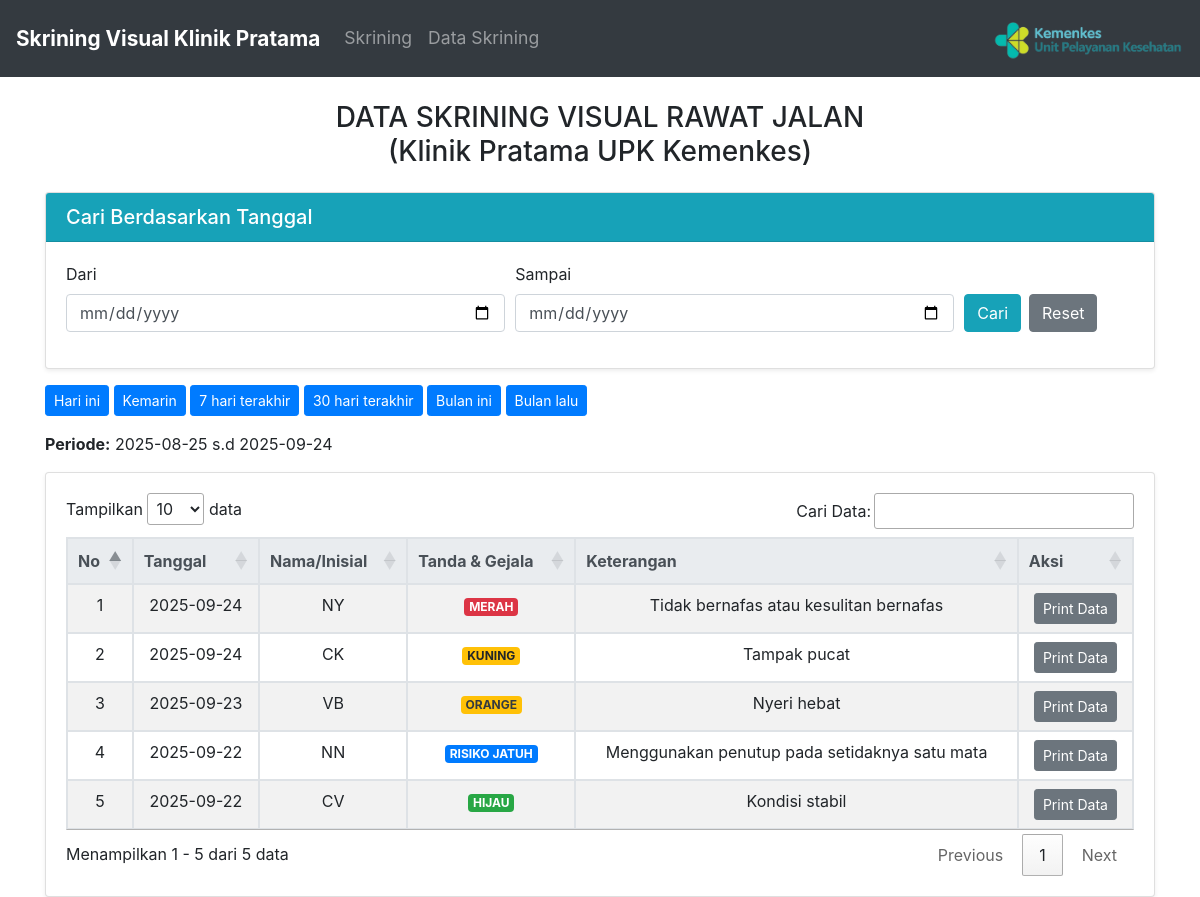
/data-skrining.php?filter=30_hari, run on the app's committed database.
### tables this page shows
CREATE TABLE `skrining` (
  `tanggal` date NOT NULL,
  `nama` varchar(100) NOT NULL,
  `tanda_gejala` enum('1','2','3','4','5') NOT NULL,
  `keterangan` text DEFAULT NULL
);

### data-skrining.php (the view, shortened to what this page needs)
<!DOCTYPE html>
<html lang="en">
<head>
  <link rel="stylesheet" href="https://cdn.jsdelivr.net/npm/bootstrap@4.6.2/dist/css/bootstrap.min.css">
  <link rel="stylesheet" href="https://cdn.datatables.net/1.13.6/css/jquery.dataTables.min.css">
</head>
<body>
<nav class="navbar navbar-expand-md bg-dark navbar-dark">
  <a class="navbar-brand" href="#">Skrining Visual Klinik Pratama</a>
  <div class="collapse navbar-collapse" id="collapsibleNavbar">
    <ul class="navbar-nav">
      <li class="nav-item"><a class="nav-link" href="skrining.php">Skrining</a></li>
      <li class="nav-item"><a class="nav-link" href="data-skrining.php">Data Skrining</a></li>
    </ul>
    <div class="ml-auto">
      <img src="asset/gambar/logo_upk.png" alt="Logo" height="45">
    </div>
  </div>
</nav>
<div class="container mt-4">
  <h3 class="text-center">DATA SKRINING VISUAL RAWAT JALAN <br>(Klinik Pratama UPK Kemenkes)</h3>
  <div class="card shadow-sm mt-4">
    <div class="card-header bg-info text-white">
      <h5 class="mb-0">Cari Berdasarkan Tanggal</h5>
    </div>
    <div class="card-body">
      <form method="GET" action="">
        <div class="form-row">
          <div class="form-group col-md-5">
            <label for="tanggal_awal">Dari</label>
            <input type="date" class="form-control" name="tanggal_awal" id="tanggal_awal" required>
          </div>
          <div class="form-group col-md-5">
            <label for="tanggal_akhir">Sampai</label>
            <input type="date" class="form-control" name="tanggal_akhir" id="tanggal_akhir" required>
          </div>
          <div class="form-group col-md-2 d-flex align-items-end">
            <button class="btn btn-info mr-2" type="submit">Cari</button>
            <a href="data-skrining.php" class="btn btn-secondary">Reset</a>
          </div>
        </div>
      </form>
    </div>
  </div>
  <div class="mt-3">
    <a href="?filter=hari_ini" class="btn btn-sm btn-primary">Hari ini</a>
    <a href="?filter=kemarin" class="btn btn-sm btn-primary">Kemarin</a>
    <a href="?filter=7_hari" class="btn btn-sm btn-primary">7 hari terakhir</a>
    <a href="?filter=30_hari" class="btn btn-sm btn-primary">30 hari terakhir</a>
    <a href="?filter=bulan_ini" class="btn btn-sm btn-primary">Bulan ini</a>
    <a href="?filter=bulan_lalu" class="btn btn-sm btn-primary">Bulan lalu</a>
  </div>
  <?php
  include 'koneksi.php';
  $tanggal_awal  = "";
  $tanggal_akhir = "";
  if (isset($_GET['filter'])) {
      $filter = $_GET['filter'];
      switch ($filter) {
          case "30_hari":
              $tanggal_awal = date("Y-m-d", strtotime("-30 days"));
              $tanggal_akhir = date("Y-m-d");
              break;
      }
  } elseif (!empty($_GET['tanggal_awal']) && !empty($_GET['tanggal_akhir'])) {
      $tanggal_awal  = $_GET['tanggal_awal'];
      $tanggal_akhir = $_GET['tanggal_akhir'];
  }
  if ($tanggal_awal && $tanggal_akhir) {
      echo "<p class='mt-3'><b>Periode:</b> $tanggal_awal s.d $tanggal_akhir</p>";
      $query = "SELECT * FROM skrining
                WHERE DATE(tanggal) BETWEEN '$tanggal_awal' AND '$tanggal_akhir'
                ORDER BY tanggal DESC";
  } else {
      $query = "SELECT * FROM skrining ORDER BY tanggal DESC";
  }
  $result = mysqli_query($koneksi, $query);
  ?>
  <div class="card mt-3 shadow-sm">
    <div class="card-body">
      <table id="tabelSkrining" class="table table-bordered table-striped">
        <thead class="thead-light text-center">
          <tr>
            <th>No</th>
            <th>Tanggal</th>
            <th>Nama/Inisial</th>
            <th>Tanda & Gejala</th>
            <th>Keterangan</th>
            <th>Aksi</th>
          </tr>
        </thead>
        <tbody>
<?php
$no = 1;
while ($data = mysqli_fetch_array($result)) {
    $tanggal = htmlspecialchars($data['tanggal']);
    $nama    = htmlspecialchars($data['nama']);
    $keterangan = htmlspecialchars($data['keterangan']);
    $warna = '';
    switch ($data['tanda_gejala']) {
        case '1': $warna = "<span class='badge badge-danger'>MERAH</span>"; break;
        case '2': $warna = "<span class='badge badge-warning text-dark'>ORANGE</span>"; break;
        case '3': $warna = "<span class='badge badge-warning'>KUNING</span>"; break;
        case '4': $warna = "<span class='badge badge-success'>HIJAU</span>"; break;
        case '5': $warna = "<span class='badge badge-primary'>RISIKO JATUH</span>"; break;
    }
    $nama_param = urlencode($data['nama']);
    $tanggal_param = urlencode($data['tanggal']);
    echo "<tr class='text-center'>";
    echo "<td>" . $no++ . "</td>";
    echo "<td>{$tanggal}</td>";
    echo "<td>{$nama}</td>";
    echo "<td>{$warna}</td>";
    echo "<td>{$keterangan}</td>";
    echo "<td>
            <a href='print.php?nama={$nama_param}&tanggal={$tanggal_param}' target='_blank' class='btn btn-sm btn-secondary'>
              Print Data
            </a>
          </td>";
    echo "</tr>";
}
?>
</tbody>
      </table>
    </div>
  </div>
</div>
</body>
</html>

### data-skrining.php (style rules this page uses)
.navbar { padding-top: 1rem; padding-bottom: 1rem; font-size: 1.1rem; }
.navbar-brand { font-size: 1.3rem; font-weight: bold; }
.navbar-nav .nav-link { font-size: 1.1rem; }

### data on the page
skrining: tanggal "2025-09-24", nama "NY", tanda_gejala "MERAH", keterangan "Tidak bernafas atau kesulitan bernafas"
skrining: tanggal "2025-09-24", nama "CK", tanda_gejala "KUNING", keterangan "Tampak pucat"
skrining: tanggal "2025-09-23", nama "VB", tanda_gejala "ORANGE", keterangan "Nyeri hebat"
skrining: tanggal "2025-09-22", nama "NN", tanda_gejala "RISIKO JATUH", keterangan "Menggunakan penutup pada setidaknya satu mata"
skrining: tanggal "2025-09-22", nama "CV", tanda_gejala "HIJAU", keterangan "Kondisi stabil"

### other printed values
$tanggal_awal "2025-08-25"
$tanggal_akhir "2025-09-24"
